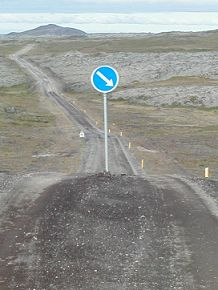
#> input picture Images/keep_right.jpg, 218 x 290 px, given in place of slippery_road_rain.jpg, which was not available
$ python -i ExtractROI.py   (imports and definitions only)   (Python 2 division)   (older library calls are emulated)
#> lines starting #> are read from the running program, lines starting #| are printed output that depends on the picture; pictures that were not available may be replaced by others from this repository, and a replacement may not be noted
import numpy as np
import cv2
from PIL import Image, ImageEnhance
import sys
import scipy
from scipy import ndimage
import math
from matplotlib import pyplot as plt
path=""
# [17 lines left out: functions check_aspect_ratio, check_dimension_within_range, add_motion_blurr, not called in this run]

def enhance(img):
    kernel3 = np.array([[1,4,6,4,1],[4,16,24,16,4],[6,24,-476,24,6],[4,16,24,16,4],[1,4,6,4,1]])
    kernel3 = kernel3/(-256)
    output = cv2.filter2D(img, -1, kernel3)
    return output
# [4 lines left out: function sharpen, not called in this run]

def adapatative_histogram_equalisation(img):
    bgr=img
    #convert image from rgb to lab - l:lightness, a:green-red and b-blue yellow, numerical values
    lab = cv2.cvtColor(bgr, cv2.COLOR_BGR2LAB)
    #split into l,a,b
    lab_planes = cv2.split(lab)
    #clahe on lightness
    clahe = cv2.createCLAHE(clipLimit=2.0,tileGridSize=(8,8))
    lab_planes[0] = clahe.apply(lab_planes[0])
    #merge with image
    lab = cv2.merge(lab_planes)
    #convert back to bgr
    bgr = cv2.cvtColor(lab, cv2.COLOR_LAB2BGR)
    return bgr

def denoise(img):
    return cv2.fastNlMeansDenoisingColored(img,None,10,10,7,21)

def read_image(title,type):
#> called with title = '\\slippery_road_rain', type = 'jpg'
    directory = r"C:\Users\MyPC\Desktop\Images\CroppedImages"
    path = directory+title
    import os
    if not os.path.exists(path):
        os.makedirs(path)
    img = cv2.imread(r'C:\Users\MyPC\Desktop\Images'+title+'.'+type)
#> img is the input picture: shape (290, 218, 3); mean B, G, R 142, 146.2, 144.3
    return img,path

# [30 lines left out: functions detect_red, detect_blue, get_crop_image, not called in this run]


img,path = read_image(r"\slippery_road_rain","jpg")
img = enhance(img)
#> in enhance, `output = cv2.filter2D(img, -1, kernel3)`: output: shape (290, 218, 3); every value is 0
# [1 line that did not run here, left out]
#> in adapatative_histogram_equalisation, `lab = cv2.cvtColor(bgr, cv2.COLOR_BGR2LAB)`: lab: shape (290, 218, 3); mean of channels 0, 1, 2 0, 128, 128
img = denoise(img)

#covert to graysale
gray = cv2.cvtColor(img, cv2.COLOR_BGR2GRAY)
#> gray: shape (290, 218); every value is 0
#do thresholding
ret,thresh = cv2.threshold(gray,127,255,cv2.THRESH_BINARY_INV)
#> thresh: shape (290, 218); every value is 255
image, contours, h = cv2.findContours(thresh,1,2)
#> contours = [[[0, 0], [0, 289], [217, 289], [217, 0]]]; h = [[-1, -1, -1, -1]]
number=1
# [34 lines not run here, left out]

>>> import cv2
>>> picture = cv2.imread('Images/keep_right.jpg', cv2.IMREAD_GRAYSCALE)
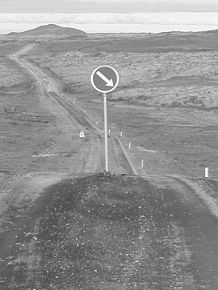
#> picture: shape (290, 218); min 52, max 255, mean 145.2
#> (the run stopped early here; a loop or call above may not have finished)

$ run again, on Images/signal_lights_ahead.jpg
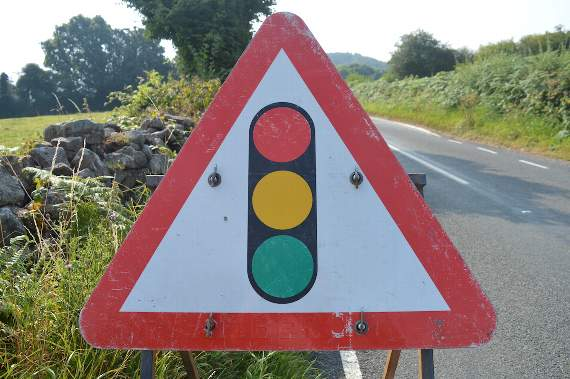
#> input picture Images/signal_lights_ahead.jpg, 570 x 379 px, given in place of slippery_road_rain.jpg, which was not available
#> in read_image, img is the input picture: shape (379, 570, 3); mean B, G, R 123, 128.5, 137.4
#> output: shape (379, 570, 3); every value is 0
#> lab: shape (379, 570, 3); mean of channels 0, 1, 2 0, 128, 128
#> gray: shape (379, 570); every value is 0
#> thresh: shape (379, 570); every value is 255
#> contours = [[[0, 0], [0, 378], [569, 378], [569, 0]]]; h = [[-1, -1, -1, -1]]
#> `picture = cv2.imread('Images/keep_right.jpg', cv2.IMREAD_GRAYSCALE)`:
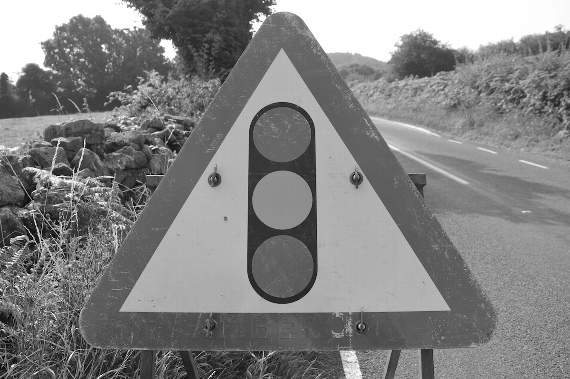
#> picture: shape (379, 570); min 0, max 255, mean 130.5
